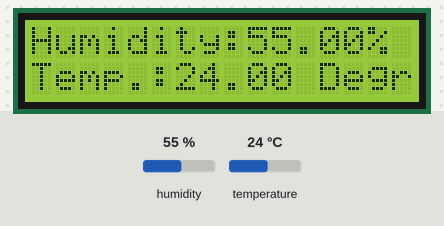
This sketch was run on a simulated Arduino Uno, built with avr-gcc and run on an emulated ATmega328P. Shown: 16×2 character LCD. The test bench sets the inputs (shaded band); at power-on: humidity 55 %, temperature 24 °C.

Above: at 1.3 s.
1.4 s: humidity set to 22 %
At 3.4 s:
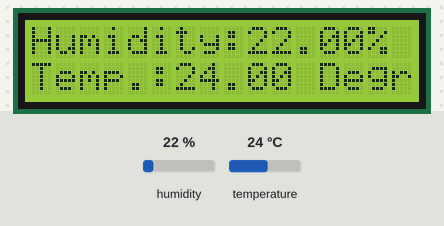
7.4 s: temperature set to 12 °C
At 9.3 s:
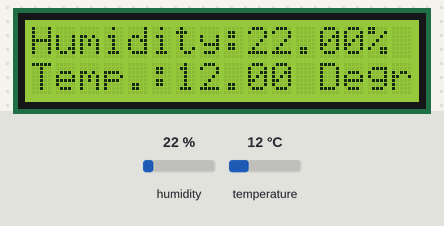
13.4 s: humidity set to 40 %
At 15.2 s:
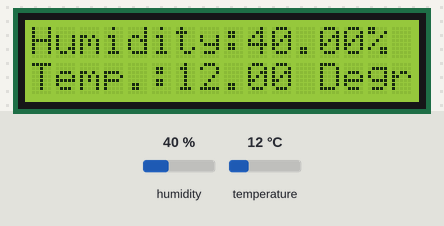
19.4 s: temperature set to 19 °C
At 21.1 s:
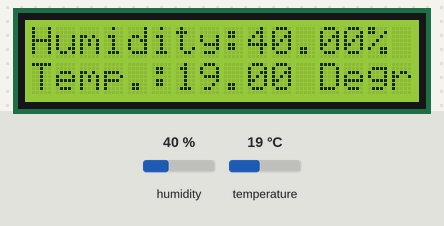
Timing chart, 0 to 22.6 s (numbered marks = the images above; inputs shaded):
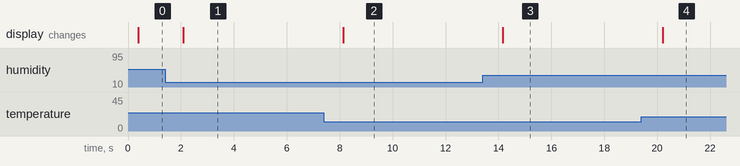

The sketch:

TandH.ino
```cpp
//Code to read Temperature and Humidity values from DHT22 Sensor module

//Include necessary libraries
#include<Arduino.h>         //Arduino library
#include<LiquidCrystal.h>   //LCD display library
#include<DHT.h>             //DHT sensor library

const int DHTPIN=7;        //Define DHT data pin. Conected to arduino digital pin7
int DHTTYPE=DHT22;         //Define DHT semsor type: DHT22


const int rs=12, en=11, d4=5, d5=4, d6=3, d7=2;  //Assign arduino pins for LCD connection
LiquidCrystal lcd(rs,  en, d4, d5, d6, d7);     //Using half duplex communication: data pins
 DHT dht(DHTPIN, DHTTYPE);


void setup()
{
 //Initialize and assign variables
  dht.begin();
  lcd.begin(16, 2);
float h=dht.readHumidity();
float t=dht.readTemperature();

 lcd.setCursor(0, 0);  //Set cursor on row 0, column 0
  lcd.print("MOBILE FARMING");
  lcd.setCursor(0, 1);
  lcd.print("SYSTEM");
  delay(50);

}

void loop()
{
  float h=dht.readHumidity();
  float t=dht.readTemperature();
 if (isnan(t)||isnan(h))
 {
  lcd.setCursor(0, 0);
  lcd.print("Error; DHT11 reading");
 }
 else
 {
    lcd.clear();
    lcd.setCursor(0,0);
    lcd.print("Humidity:");
    lcd.print(h);
    lcd.print("%"); }


    lcd.setCursor(0,1);
    lcd.print("Temp.:");
    lcd.print(t);
    lcd.print(" Degrees.");
//delay(1000);
}
```

Measured:
- after the input at 1.4 s, the display: changes after 0.69 s (image 1)
- after the input at 7.4 s, the display: changes after 0.73 s (image 2)
- after the input at 13.4 s, the display: changes after 0.77 s (image 3)
- after the input at 19.4 s, the display: changes after 0.80 s (image 4)
